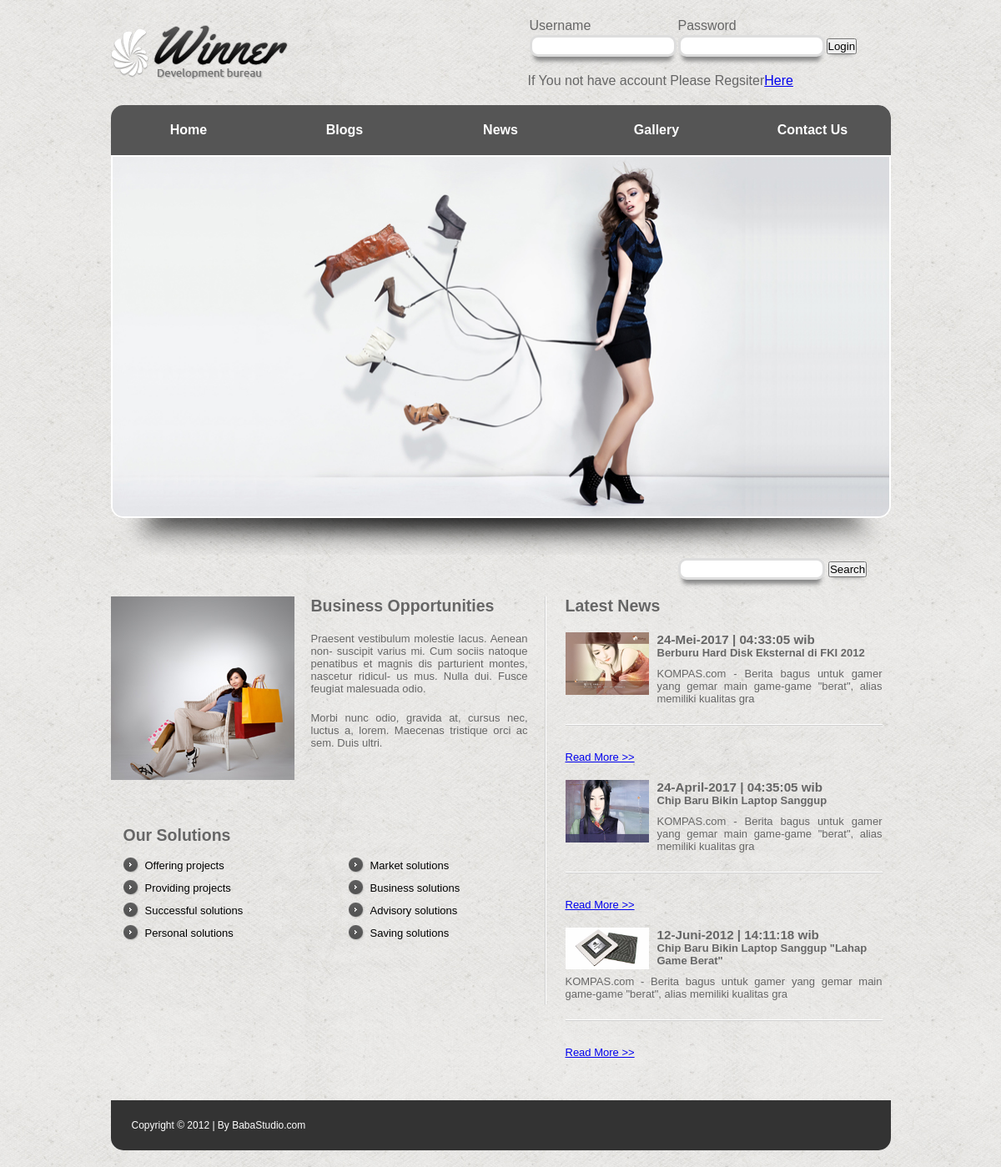
Before: / with the older database file.
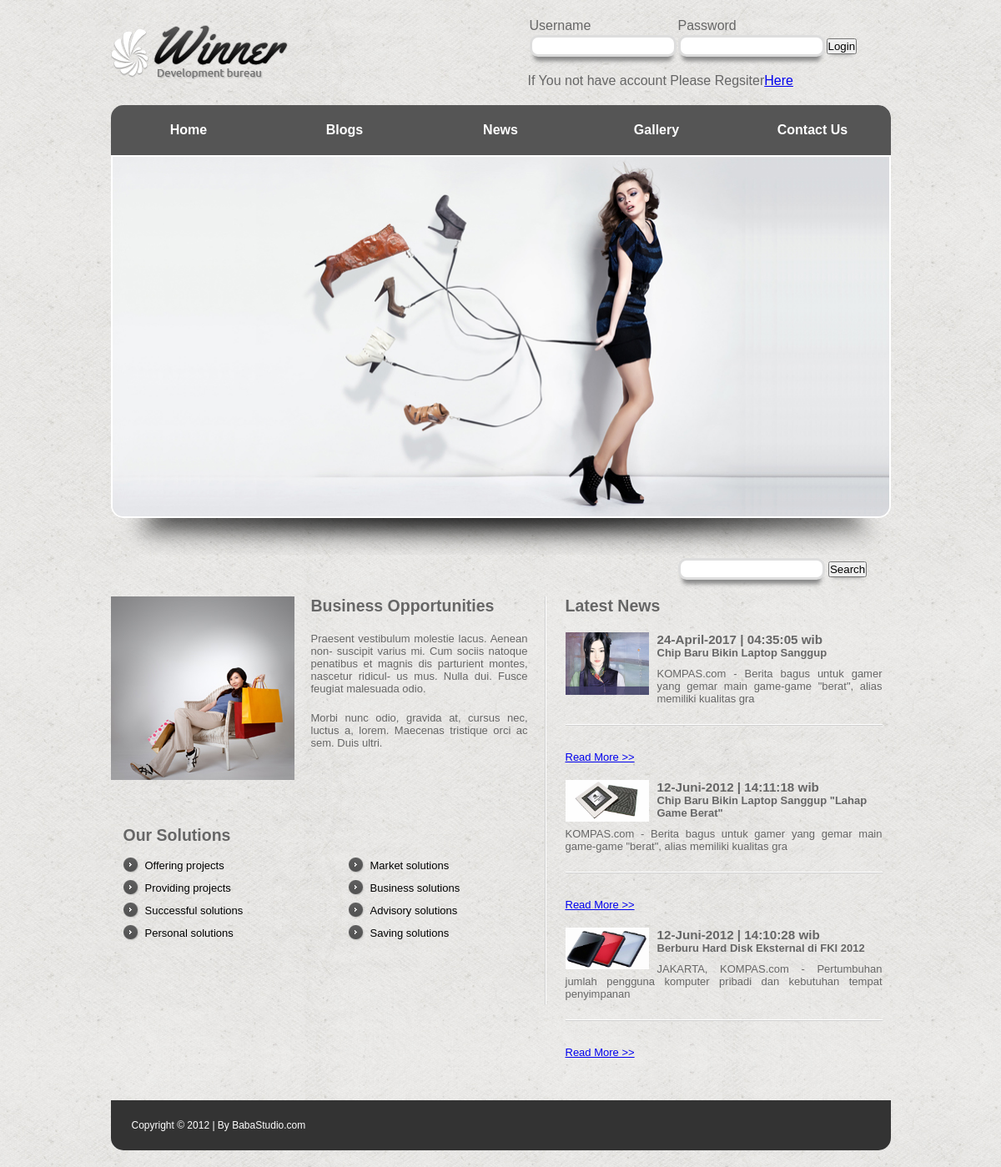
After: the same page with the newer database file.
### tables this page shows
CREATE TABLE `slider_tbl` (
  `id` int(11) NOT NULL,
  `image` varchar(256) NOT NULL,
  `title` varchar(256) NOT NULL,
  `desc` text NOT NULL,
  `createdate` datetime NOT NULL
);

CREATE TABLE `news_tbl` (
  `id` int(11) NOT NULL,
  `title` varchar(256) NOT NULL,
  `image` varchar(256) NOT NULL,
  `synopsis` text NOT NULL,
  `detail` text NOT NULL,
  `createdate` datetime NOT NULL
);

### function/utility.php (called while the page is built, shortened)
<?php
 function indonesiadate($thedate) {
	  $hari=substr($thedate,8,2);
	  $bulan=get_namabulan(substr($thedate,5,2));
	  $tahun=substr($thedate,0,4);
	  $hour=substr($thedate,11,2);
	  $minutes=substr($thedate,14,2);
	  $second=substr($thedate,17,2);
	  $tanggal="$hari-$bulan-$tahun | $hour:$minutes:$second wib";
	  return $tanggal;
	 }
 function get_namabulan($bulan) {
	 switch($bulan) {
		case 4 :
		 	$namabulan="April";
			break;
		case 5 :
		 	$namabulan="Mei";
			break;
		case 6 :
		 	$namabulan="Juni";
			break;
		 }
		 return $namabulan;
	 }
?>

### function/function.php (the view, shortened to what the changed rows need)
<?php function head() {?>
<link rel="stylesheet" type="text/css" href="style/style.css">
<link rel="stylesheet" type="text/css" href="jquery.lightbox-0.5.css">
<?php }?>
<?php function get_slider() {?>
            <?php
          global $koneksi;
		  			$sql="SELECT * FROM slider_tbl";
		  			$qslider=$koneksi->query($sql);
		  			$rowslider=$qslider->fetch_array();
				?>
                <?php do {?>
                <div>
        		<img src="images/<?php echo $rowslider["image"];?>" class="sliderBorder">
            </div>
            <?php }while($rowslider=$qslider->fetch_array());?>
<?php }?>
<?php function get_main(){?>
                    <h2>Business Opportunities</h2>
<?php }?>
<?php function get_list(){?>
                	<h2>Our Solutions</h2>
<?php }?>
<?php function get_lastnews(){?>
                    <h2>Latest News</h2>
                    <?php
                      global $koneksi;
                      $sql = "SELECT * FROM NEWS_tbl ORDER BY createdate DESC LIMIT 3";
                      $query = $koneksi->query($sql);
                      $rows = $query->fetch_array();
                      do{
                    ?>
                    <div class="news1">
                        <img src="images/news/<?php echo $rows['image'] ?>" width="100">
                        <h3><?php echo  indonesiadate($rows['createdate']) ?></h3>
                        <h4><?php echo $rows['title'] ?></h4>
                        <p><?php echo substr( $rows['synopsis'],0,100) ?></p>
                    </div>
                  <a href="detail.php?newsdetail&id=<?php echo $rows['id'] ?>">Read More &gt;&gt;</a>
                  <?php }while($rows = $query->fetch_array()); ?>
<?php }?>

Changed rows visible on the page:
no longer on this page (row edited): news_tbl: image (picture), createdate "24-Mei-2017 | 04:33:05 wib", title "Berburu Hard Disk Eksternal di FKI 2012", synopsis "KOMPAS.com - Berita bagus untuk gamer yang gemar main game-game \"berat\", alias memiliki kualitas gra"
now on this page (row unchanged): news_tbl: image (picture), createdate "12-Juni-2012 | 14:10:28 wib", title "Berburu Hard Disk Eksternal di FKI 2012", synopsis "JAKARTA, KOMPAS.com - Pertumbuhan jumlah pengguna komputer pribadi dan kebutuhan tempat penyimpanan"
